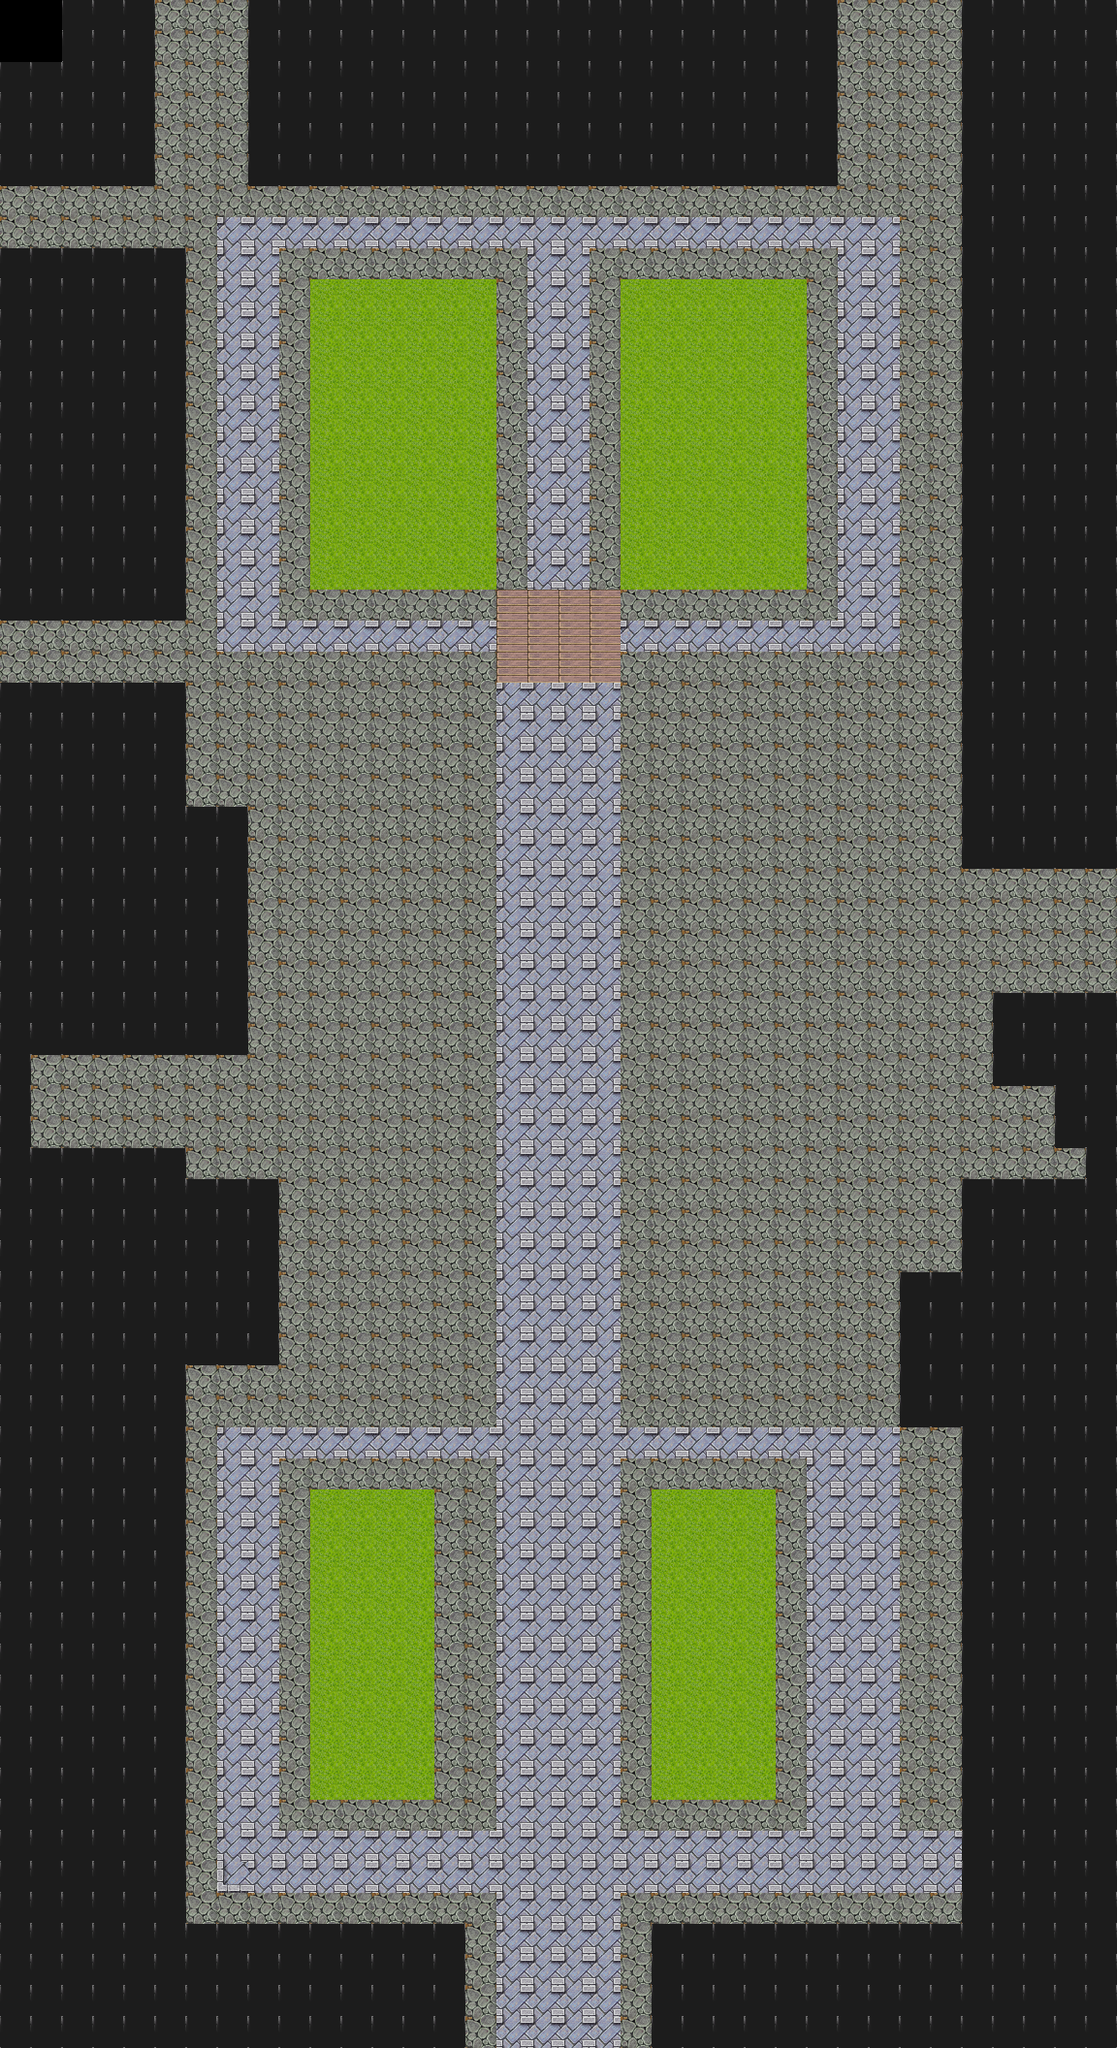

A 2D game scene composited from a Tiled map and its tileset images. What follows is a short description and the map's XML, with each tile layer's data collapsed to a summary:
An orthogonal 36x66 tile map with 32x32 px tiles, 1 tile layer (Tile Layer 1).

<map version="1.0" orientation="orthogonal" renderorder="right-down" width="36" height="66" tilewidth="32" tileheight="32" nextobjectid="1">
 <tileset firstgid="1" name="tilea2" tilewidth="32" tileheight="32">
  <image source="tilea2.png" width="512" height="384" />
 </tileset>
 <layer name="Tile Layer 1" width="36" height="66">
  <data>[2376 cells, 2372 non-empty, 6 distinct tile ids]</data>
 </layer>
</map>
